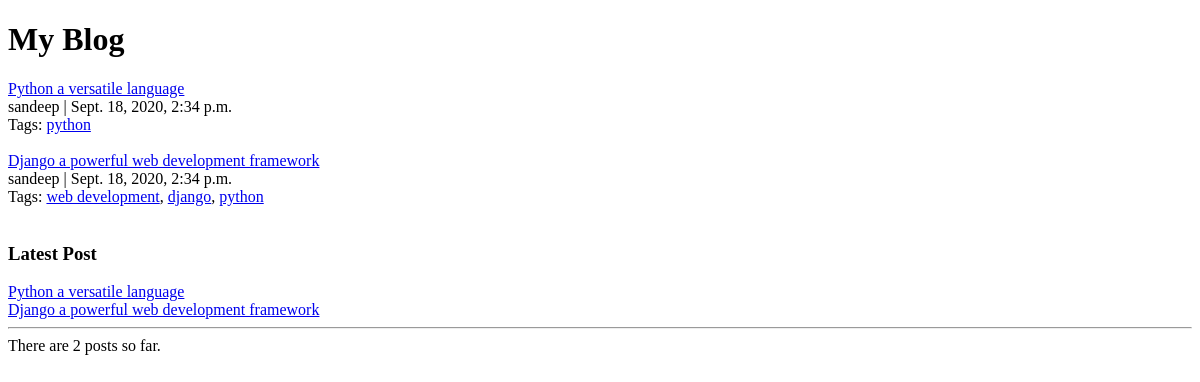
/blog/, run on an earlier commit of the app's database.
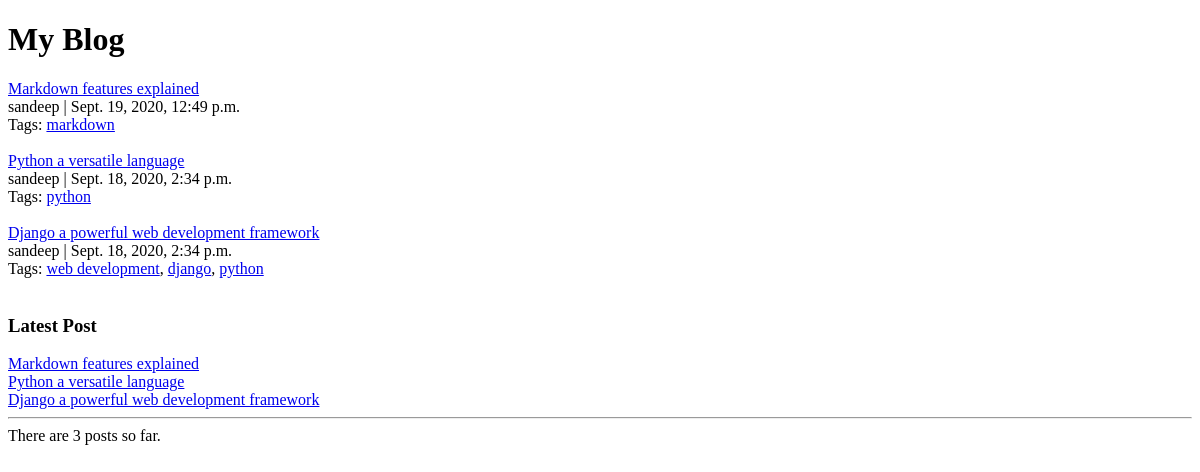
And on a later commit of the database.
### blog/models.py (models this page shows, shortened)
class Post(models.Model):
    objects = models.Manager() # default manager
    published = PublishedManager() # custom published manager
    STATUS_CHOICES = (
        ('draft', 'Draft'),
        ('published', 'Published')
    )
    title = models.CharField(max_length=100)
    slug = models.SlugField(max_length=120)
    author = models.ForeignKey(User, on_delete=models.CASCADE, related_name='blog_posts')
    body = models.TextField()
    publish = models.DateTimeField(default=timezone.now())
    created = models.DateTimeField(auto_now_add=True)
    updated = models.DateTimeField(auto_now=True)
    status = models.CharField(max_length=10, choices=STATUS_CHOICES, default='draft')
    tags = TaggableManager()
    class Meta:
        ordering = ('-publish', )
    def get_absolute_url(self):
        return reverse('blog:post_detail', args=[self.created.year, self.created.month, self.created.day, self.slug])

### blog/views.py (the view)
# urls.py: path('', views.post_list, name='post_list'),
def post_list(request, tag_slug=None):
    posts = Post.published.all()
    selected_tag = None
    if tag_slug:
        selected_tag = get_object_or_404(Tag, slug=tag_slug)
        posts = posts.filter(tags=selected_tag)
    return render(request, 'blog/post/list.html', {'posts': posts, 'selected_tag': selected_tag})

### blog/models.py (called while the page is built)
    def get_queryset(self):
        queryset = super(PublishedManager, self).get_queryset()
        queryset = queryset.filter(status='published')
        return queryset

### blog/templatetags/blog_tags.py (called while the page is built)
@register.simple_tag
def total_posts():
    return Post.published.count()

@register.inclusion_tag('blog/post/latest_posts.html')
def show_latest_posts(count=5):
    latest_posts = Post.published.order_by('-publish')[:count]
    return {'latest_posts': latest_posts}

### blog/templates/blog/post/list.html
{% extends 'blog/base.html' %}
{% load blog_tags %}
{% block content %}
<h1>My Blog </h1>
    {% for post in posts %}
        <a href="{{ post.get_absolute_url }}">{{ post.title }}</a><br/>
        {{ post.author }} | {{ post.created }} <br/>
        Tags:
        {% for tag in post.tags.all %}
            <a href="{% url 'blog:list_post_by_tag' tag.slug %}">{{ tag.name }}</a>{% if not forloop.last %},{% endif %}
        {% endfor %}
        <br/><br/>
    {% endfor %}
    {% show_latest_posts 3 %}
{% endblock content %}

### blog/templates/blog/post/latest_posts.html
<h3>Latest Post</h3>
{% for post in latest_posts %}
    <a href="{{ post.get_absolute_url }}">{{ post.title }}</a> <br/>
{% endfor %}

What changed in the data, as far as the page shows it:
added Post: title "Markdown features explained", author "sandeep", created "Sept. 19, 2020, 12:49 p.m."
added Tag: name "markdown", shown under "Markdown features explained"
Also different on the page:
text no longer shown: "2"
text now shown: "3"
